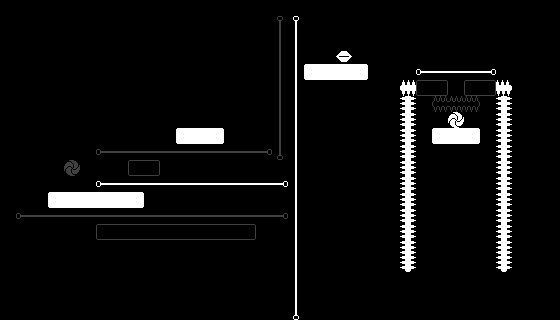

Rendered tile map (Tiled .tmx) drawn with the repository's tilesets; below, a short description and the map source with its tile grids summarised:
An orthogonal 35x20 tile map with 16x16 px tiles, 1 tile layer (Tile Layer 1), 2 tilesets and 10 objects.

<map version="1.0" orientation="orthogonal" renderorder="right-down" width="35" height="20" tilewidth="16" tileheight="16" nextobjectid="11">
 <tileset firstgid="1" name="TileSheet" tilewidth="16" tileheight="16" tilecount="240">
  <image source="../TileSheet.png" width="320" height="192" />
 </tileset>
 <tileset firstgid="241" name="Sentinel" tilewidth="16" tileheight="16" tilecount="16">
  <image source="../Sentinel.png" width="128" height="32" />
 </tileset>
 <layer name="Tile Layer 1" width="35" height="20">
  <data>[700 cells, 700 non-empty, 29 distinct tile ids]</data>
 </layer>
 <objectgroup name="Object Layer 1">
  <object id="1" gid="241" x="272" y="192" width="16" height="16">
   <properties>
    <property name="endPos" value="17" />
    <property name="horizontal" value="true" />
    <property name="invertStatus" value="1" />
    <property name="startPos" value="6" />
    <property name="type" value="Sentinel" />
   </properties>
  </object>
  <object id="2" gid="253" x="16" y="224" width="16" height="16">
   <properties>
    <property name="endPos" value="17" />
    <property name="horizontal" value="true" />
    <property name="invertStatus" value="-1" />
    <property name="startPos" value="1" />
    <property name="type" value="Sentinel" />
   </properties>
  </object>
  <object id="3" gid="253" x="96" y="160" width="16" height="16">
   <properties>
    <property name="endPos" value="16" />
    <property name="horizontal" value="true" />
    <property name="invertStatus" value="-1" />
    <property name="startPos" value="6" />
    <property name="type" value="Sentinel" />
   </properties>
  </object>
  <object id="4" gid="253" x="272" y="32" width="16" height="16">
   <properties>
    <property name="endPos" value="9" />
    <property name="horizontal" value="false" />
    <property name="invertStatus" value="-1" />
    <property name="startPos" value="1" />
    <property name="type" value="Sentinel" />
   </properties>
  </object>
  <object id="5" gid="241" x="288" y="320" width="16" height="16">
   <properties>
    <property name="endPos" value="19" />
    <property name="horizontal" value="false" />
    <property name="invertStatus" value="1" />
    <property name="startPos" value="1" />
    <property name="type" value="Sentinel" />
   </properties>
  </object>
  <object id="6" gid="241" x="448" y="80" width="16" height="16">
   <properties>
    <property name="endPos" value="30" />
    <property name="horizontal" value="true" />
    <property name="invertStatus" value="1" />
    <property name="startPos" value="26" />
    <property name="type" value="Sentinel" />
   </properties>
  </object>
  <object id="7" gid="218" x="112" y="80" width="16" height="16">
   <properties>
    <property name="bitmap" value="Stage20Sign2" />
    <property name="distance" value="200" />
    <property name="invertReq" value="-1" />
    <property name="type" value="Sign" />
   </properties>
  </object>
  <object id="8" gid="218" x="119" y="80" width="16" height="16">
   <properties>
    <property name="bitmap" value="Stage20Sign1" />
    <property name="distance" value="200" />
    <property name="invertReq" value="1" />
    <property name="type" value="Sign" />
   </properties>
  </object>
  <object id="9" gid="218" x="402" y="30" width="16" height="16">
   <properties>
    <property name="bitmap" value="Stage19Sign2" />
    <property name="distance" value="100" />
    <property name="invertReq" value="-1" />
    <property name="type" value="Sign" />
   </properties>
  </object>
  <object id="10" gid="218" x="396" y="30" width="16" height="16">
   <properties>
    <property name="bitmap" value="Stage19Sign1" />
    <property name="distance" value="100" />
    <property name="invertReq" value="1" />
    <property name="type" value="Sign" />
   </properties>
  </object>
 </objectgroup>
</map>
